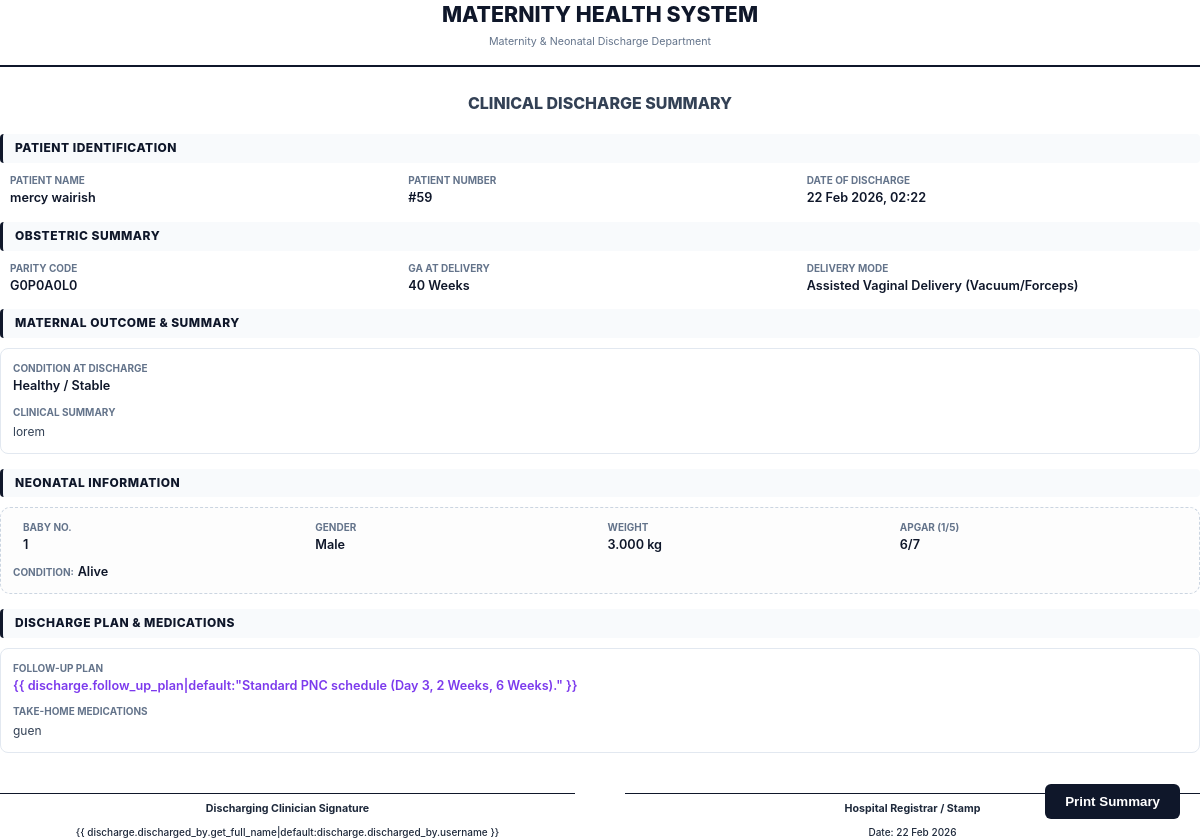
Page /maternity/pregnancy/19/discharge/print/ (signed in) on the committed database.
### maternity/models.py (models this page shows, shortened)
class Pregnancy(models.Model):
    STATUS_CHOICES = [
        ('Active', 'Active Pregnancy'),
        ('Delivered', 'Delivered'),
        ('Miscarriage', 'Miscarriage'),
        ('Abortion', 'Abortion'),
        ('Ectopic', 'Ectopic Pregnancy'),
    ]
    BLOOD_GROUP_CHOICES = [
        ('A+', 'A Positive'),
        ('A-', 'A Negative'),
        ('B+', 'B Positive'),
        ('B-', 'B Negative'),
        ('O+', 'O Positive'),
        ('O-', 'O Negative'),
        ('AB+', 'AB Positive'),
        ('AB-', 'AB Negative'),
    ]
    patient = models.ForeignKey(Patient, on_delete=models.CASCADE, related_name='pregnancies')
    registration_date = models.DateField(default=timezone.now)
    lmp = models.DateField(verbose_name="Last Menstrual Period")
    edd = models.DateField(verbose_name="Expected Delivery Date")
    gravida = models.PositiveIntegerField(help_text="Total number of pregnancies")
    para = models.PositiveIntegerField(help_text="Number of deliveries after 28 weeks")
    abortion = models.PositiveIntegerField(default=0, help_text="Number of abortions/miscarriages")
    living = models.PositiveIntegerField(default=0, help_text="Number of living children")
    blood_group = models.CharField(max_length=3, choices=BLOOD_GROUP_CHOICES, blank=True)
    allergies = models.TextField(blank=True, null=True)
    previous_cs = models.BooleanField(default=False, verbose_name="Previous C-Section")
    is_multiple_gestation = models.BooleanField(default=False, verbose_name="Multiple Gestation (Twins/Triplets)")
    chronic_conditions = models.TextField(blank=True, null=True, help_text="Diabetes, Hypertension, etc.")
    status = models.CharField(max_length=20, choices=STATUS_CHOICES, default='Active')
    risk_level = models.CharField(max_length=20, choices=[
        ('Low', 'Low Risk'),
        ('Moderate', 'Moderate Risk'),
        ('High', 'High Risk'),
    ], default='Low')
    created_at = models.DateTimeField(auto_now_add=True)
    updated_at = models.DateTimeField(auto_now=True)
    created_by = models.ForeignKey(settings.AUTH_USER_MODEL, on_delete=models.SET_NULL, null=True, related_name='pregnancies_created')
    class Meta:
        ordering = ['-created_at']
        verbose_name_plural = 'Pregnancies'
    @property
    def para_code(self):
        return f"G{self.gravida}P{self.para}A{self.abortion}L{self.living}"

class MaternityDischarge(models.Model):
    pregnancy = models.OneToOneField(Pregnancy, on_delete=models.CASCADE, related_name='maternity_discharge')
    discharge_date = models.DateTimeField(default=timezone.now)
    mother_condition_at_discharge = models.CharField(max_length=50, choices=[
        ('Stable', 'Healthy / Stable'),
        ('Needs Follow-up', 'Requires Close Follow-up'),
        ('Complicated', 'Complicated Recovery'),
    ], default='Stable')
    baby_condition_at_discharge = models.CharField(max_length=100, help_text="Summary of newborn(s) status")
    final_diagnosis = models.TextField(blank=True)
    discharge_summary = models.TextField(help_text="Clinical summary of the maternity episode")
    follow_up_plan = models.TextField(help_text="Instructions for postnatal care and return visits")
    medications_prescribed = models.TextField(blank=True, help_text="Medications given to take home")
    discharged_by = models.ForeignKey(settings.AUTH_USER_MODEL, on_delete=models.SET_NULL, null=True, related_name='maternity_discharges_authorized')
    created_at = models.DateTimeField(auto_now_add=True)

class LaborDelivery(models.Model):
    LABOR_ONSET_CHOICES = [
        ('Spontaneous', 'Spontaneous'),
        ('Induced', 'Induced'),
        ('Elective CS', 'Elective C-Section'),
    ]
    DELIVERY_MODE_CHOICES = [
        ('SVD', 'Spontaneous Vaginal Delivery'),
        ('AVD', 'Assisted Vaginal Delivery (Vacuum/Forceps)'),
        ('Emergency CS', 'Emergency C-Section'),
        ('Elective CS', 'Elective C-Section'),
    ]
    pregnancy = models.OneToOneField(Pregnancy, on_delete=models.CASCADE, related_name='delivery')
    admission = models.OneToOneField(Admission, on_delete=models.SET_NULL, null=True, blank=True, related_name='delivery')
    visit = models.OneToOneField('home.Visit', on_delete=models.SET_NULL, null=True, blank=True, related_name='labor_delivery')
    admission_date = models.DateTimeField(default=timezone.now)
    gestational_age_at_delivery = models.PositiveIntegerField(help_text="Weeks")
    labor_onset = models.CharField(max_length=20, choices=LABOR_ONSET_CHOICES)
    rupture_of_membranes = models.DateTimeField(null=True, blank=True)
    labor_duration = models.DurationField(null=True, blank=True, help_text="Total labor duration")
    delivery_datetime = models.DateTimeField()
    delivery_mode = models.CharField(max_length=30, choices=DELIVERY_MODE_CHOICES)
    delivery_by = models.ForeignKey(settings.AUTH_USER_MODEL, on_delete=models.SET_NULL, null=True, related_name='deliveries_conducted')
    maternal_complications = models.TextField(blank=True, null=True, help_text="PPH, tears, retained placenta, etc.")
    episiotomy = models.BooleanField(default=False)
    perineal_tear = models.CharField(max_length=50, blank=True, help_text="Degree of tear")
    estimated_blood_loss = models.PositiveIntegerField(help_text="mL", null=True, blank=True)
    blood_transfusion = models.BooleanField(default=False)
    placenta_delivery = models.CharField(max_length=50, choices=[
        ('Complete', 'Complete'),
        ('Incomplete', 'Incomplete'),
        ('Manual Removal', 'Manual Removal Required'),
    ], blank=True)
    mother_condition = models.CharField(max_length=50, choices=[
        ('Stable', 'Stable'),
        ('ICU', 'Transferred to ICU'),
        ('Deceased', 'Maternal Death'),
    ], default='Stable')
    delivery_notes = models.TextField(blank=True, null=True)
    created_at = models.DateTimeField(auto_now_add=True)
    updated_at = models.DateTimeField(auto_now=True)
    class Meta:
        verbose_name_plural = 'Labor & Delivery Records'

class Newborn(models.Model):
    GENDER_CHOICES = [
        ('M', 'Male'),
        ('F', 'Female'),
        ('A', 'Ambiguous'),
    ]
    delivery = models.ForeignKey(LaborDelivery, on_delete=models.CASCADE, related_name='newborns')
    patient_profile = models.OneToOneField('home.Patient', on_delete=models.SET_NULL, null=True, blank=True, related_name='newborn_clinical_record')
    baby_number = models.PositiveIntegerField(default=1, help_text="For multiple births")
    gender = models.CharField(max_length=1, choices=GENDER_CHOICES)
    birth_datetime = models.DateTimeField()
    birth_weight = models.DecimalField(max_digits=5, decimal_places=3, help_text="kg")
    birth_length = models.DecimalField(max_digits=4, decimal_places=1, help_text="cm", null=True, blank=True)
    head_circumference = models.DecimalField(max_digits=4, decimal_places=1, help_text="cm", null=True, blank=True)
    apgar_1min = models.PositiveIntegerField()
    apgar_5min = models.PositiveIntegerField()
    apgar_10min = models.PositiveIntegerField(null=True, blank=True)
    resuscitation_required = models.BooleanField(default=False)
    resuscitation_details = models.TextField(blank=True, null=True)
    congenital_abnormalities = models.TextField(blank=True, null=True)
    status = models.CharField(max_length=20, choices=[
        ('Alive', 'Alive and Well'),
        ('NICU', 'Admitted to NICU'),
        ('Stillborn', 'Stillborn'),
        ('Neonatal Death', 'Neonatal Death'),
    ], default='Alive')
    breastfeeding_initiated = models.BooleanField(default=False)
    bcg_given = models.BooleanField(default=False)
    opv_0_given = models.BooleanField(default=False, verbose_name="OPV 0 Given")
    notes = models.TextField(blank=True, null=True)
    created_at = models.DateTimeField(auto_now_add=True)
    created_by = models.ForeignKey(settings.AUTH_USER_MODEL, on_delete=models.SET_NULL, null=True)
    class Meta:
        ordering = ['baby_number']

### home/models.py (models this page shows, shortened)
class Patient(models.Model):
    GENDER_CHOICES = [
        ('M', 'Male'),
        ('F', 'Female'),
        ('O', 'Other'),
        ('N', 'Prefer not to say')
    ]
    first_name = models.CharField(max_length=100)
    last_name = models.CharField(max_length=100)
    id_number = models.CharField(max_length=20, unique=True, null=True, blank=True)
    date_of_birth = models.DateField()
    age = models.PositiveIntegerField(editable=False)  # Will be calculated automatically
    phone = models.CharField(max_length=15)
    location = models.CharField(max_length=200)
    gender = models.CharField(max_length=1, choices=GENDER_CHOICES)
    created_at = models.DateTimeField(auto_now_add=True)
    updated_at = models.DateTimeField(auto_now=True)
    created_by = models.ForeignKey('users.User', on_delete=models.SET_NULL, null=True, related_name='patients_created')
    @property
    def full_name(self):
        return f"{self.first_name} {self.last_name}"

### maternity/views.py (the view)
# urls.py: path('pregnancy/<int:pregnancy_id>/discharge/print/', views.generate_discharge_summary, name='generate_discharge_summary'),
@login_required
def generate_discharge_summary(request, pregnancy_id):
    pregnancy = get_object_or_404(Pregnancy.objects.select_related('patient', 'maternity_discharge'), id=pregnancy_id)
    discharge = pregnancy.maternity_discharge
    delivery = getattr(pregnancy, 'delivery', None)
    newborns = delivery.newborns.all() if delivery else []
    return render(request, 'maternity/reports/discharge_summary.html', {
        'pregnancy': pregnancy,
        'discharge': discharge,
        'delivery': delivery,
        'newborns': newborns,
        'today': timezone.now()
    })

### maternity/templates/maternity/reports/discharge_summary.html (shortened to what this page needs)
<!DOCTYPE html>
<html lang="en">
    <head>
    </head>
    <body>
        <button class="print-btn" onclick="window.print()">Print Summary</button>
        <div class="header">
            <div class="hospital-name">Maternity Health System</div>
            <div style="font-size: 8pt; color: #64748b; margin-top: 5px;">Maternity & Neonatal Discharge Department</div>
        </div>
        <div class="title">Clinical Discharge Summary</div>
        <div class="section">
            <div class="section-header">Patient Identification</div>
            <div class="grid">
                <div>
                    <div class="label">Patient Name</div>
                    <div class="value">{{ pregnancy.patient.full_name }}</div>
                </div>
                <div>
                    <div class="label">Patient Number</div>
                    <div class="value">#{{ pregnancy.patient.id }}</div>
                </div>
                <div>
                    <div class="label">Date of Discharge</div>
                    <div class="value">{{ discharge.discharge_date|date:"d M Y, H:i" }}</div>
                </div>
            </div>
        </div>
        <div class="section">
            <div class="section-header">Obstetric Summary</div>
            <div class="grid">
                <div>
                    <div class="label">Parity Code</div>
                    <div class="value">{{ pregnancy.para_code }}</div>
                </div>
                <div>
                    <div class="label">GA at Delivery</div>
                    <div class="value">{{ delivery.gestational_age_at_delivery }} Weeks</div>
                </div>
                <div>
                    <div class="label">Delivery Mode</div>
                    <div class="value">{{ delivery.get_delivery_mode_display }}</div>
                </div>
            </div>
        </div>
        <div class="section">
            <div class="section-header">Maternal Outcome & Summary</div>
            <div class="outcome-box">
                <div class="label">Condition at Discharge</div>
                <div class="value" style="margin-bottom: 10px;">{{ discharge.get_mother_condition_at_discharge_display }}</div>
                <div class="label">Clinical Summary</div>
                <div class="narrative">{{ discharge.discharge_summary|default:"Refer to complete case notes." }}</div>
            </div>
        </div>
        <div class="section">
            <div class="section-header">Neonatal Information</div>
            {% for baby in newborns %}
                <div class="newborn-card">
                    <div class="grid" style="grid-template-columns: 1fr 1fr 1fr 1fr;">
                        <div>
                            <div class="label">Baby No.</div>
                            <div class="value">{{ baby.baby_number }}</div>
                        </div>
                        <div>
                            <div class="label">Gender</div>
                            <div class="value">{{ baby.get_gender_display }}</div>
                        </div>
                        <div>
                            <div class="label">Weight</div>
                            <div class="value">{{ baby.birth_weight }} kg</div>
                        </div>
                        <div>
                            <div class="label">APGAR (1/5)</div>
                            <div class="value">{{ baby.apgar_1min }}/{{ baby.apgar_5min }}</div>
                        </div>
                    </div>
                    <div style="margin-top: 8px;">
                        <span class="label">Condition:</span> <span class="value">{{ baby.status }}</span>
                    </div>
                </div>
            {% empty %}
                <div style="padding: 10px; font-style: italic; color: #94a3b8;">No newborn records associated with this episode.</div>
            {% endfor %}
        </div>
        <div class="section">
            <div class="section-header">Discharge Plan & Medications</div>
            <div class="outcome-box">
                <div class="label">Follow-up Plan</div>
                <div class="value" style="margin-bottom: 10px; color: #7c3aed;">
                    {{
                    discharge.follow_up_plan|default:"Standard PNC schedule (Day 3, 2 Weeks, 6 Weeks)." }}
                </div>
                <div class="label">Take-home Medications</div>
                <div class="narrative">{{ discharge.medications_prescribed|default:"None prescribed." }}</div>
            </div>
        </div>
        <div class="footer">
            <div class="sign-area">
                Discharging Clinician Signature
                <div style="margin-top: 8px; font-weight: 500; font-size: 7.5pt;">
                    {{
                    discharge.discharged_by.get_full_name|default:discharge.discharged_by.username }}
                </div>
            </div>
            <div class="sign-area">
                Hospital Registrar / Stamp
                <div style="margin-top: 8px; font-weight: 500; font-size: 7.5pt;">Date: {{ today|date:"d M Y" }}</div>
            </div>
        </div>
    </body>
</html>

### maternity/templates/maternity/reports/discharge_summary.html (style rules this page uses)
body { font-family: 'Inter', sans-serif; color: #1e293b; font-size: 10pt; line-height: 1.4; margin: 0; padding: 0; }
.header { text-align: center; border-bottom: 2px solid #0f172a; padding-bottom: 15px; margin-bottom: 25px; }
.hospital-name { font-size: 16pt; font-weight: 800; text-transform: uppercase; color: #0f172a; }
.title { text-align: center; font-size: 12pt; font-weight: 800; text-transform: uppercase; margin-bottom: 20px; color: #334155; }
.section { margin-bottom: 15px; page-break-inside: avoid; }
.section-header { font-size: 9pt; font-weight: 800; color: #0f172a; text-transform: uppercase; letter-spacing: 0.5px; background: #f8fafc; padding: 6px 12px; border-radius: 4px; margin-bottom: 10px; border-left: 3px solid #0f172a; }
.grid { display: grid; grid-template-columns: 1fr 1fr 1fr; gap: 15px; padding: 0 10px; }
.label { font-size: 7.5pt; font-weight: 700; color: #64748b; text-transform: uppercase; margin-bottom: 2px; }
.value { font-weight: 600; font-size: 9.5pt; color: #0f172a; }
.outcome-box { border: 1px solid #e2e8f0; border-radius: 8px; padding: 12px; font-size: 9pt; color: #334155; background: #fff; margin-top: 5px; }
.narrative { white-space: pre-line; margin-top: 5px; }
.newborn-card { border: 1px dashed #cbd5e1; border-radius: 10px; padding: 12px; margin-top: 10px; background: #fdfdfd; }
.footer { margin-top: 40px; display: grid; grid-template-columns: 1fr 1fr; gap: 50px; }
.sign-area { border-top: 1px solid #0f172a; padding-top: 8px; text-align: center; font-size: 8pt; font-weight: 700; }
.print-btn { position: fixed; bottom: 20px; right: 20px; background: #0f172a; color: white; border: none; padding: 10px 20px; border-radius: 6px; font-weight: 700; cursor: pointer; }

### rows in the picture
Pregnancy: patient.full_name "mercy wairish", patient.id "59", para_code "G0P0A0L0"
MaternityDischarge: discharge_date "22 Feb 2026, 02:22", mother_condition_at_discharge "Healthy / Stable", discharge_summary "lorem", medications_prescribed "guen"
LaborDelivery: gestational_age_at_delivery "40", delivery_mode "Assisted Vaginal Delivery (Vacuum/Forceps)"
Newborn: baby_number "1", gender "Male", birth_weight "3.000", apgar_1min "6", apgar_5min "7", status "Alive"
